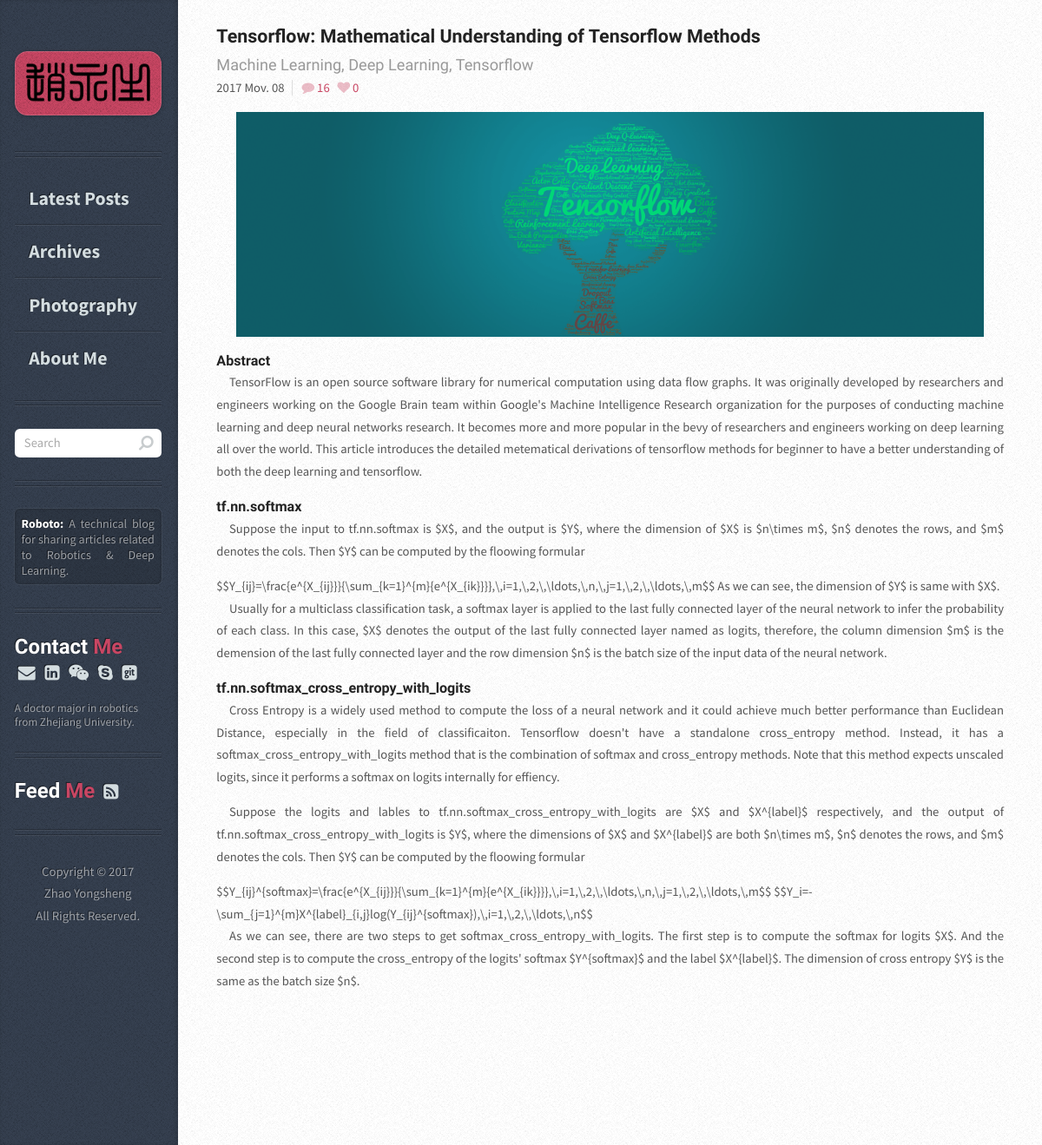
The page /Article-id=6/ on the database as committed earlier.
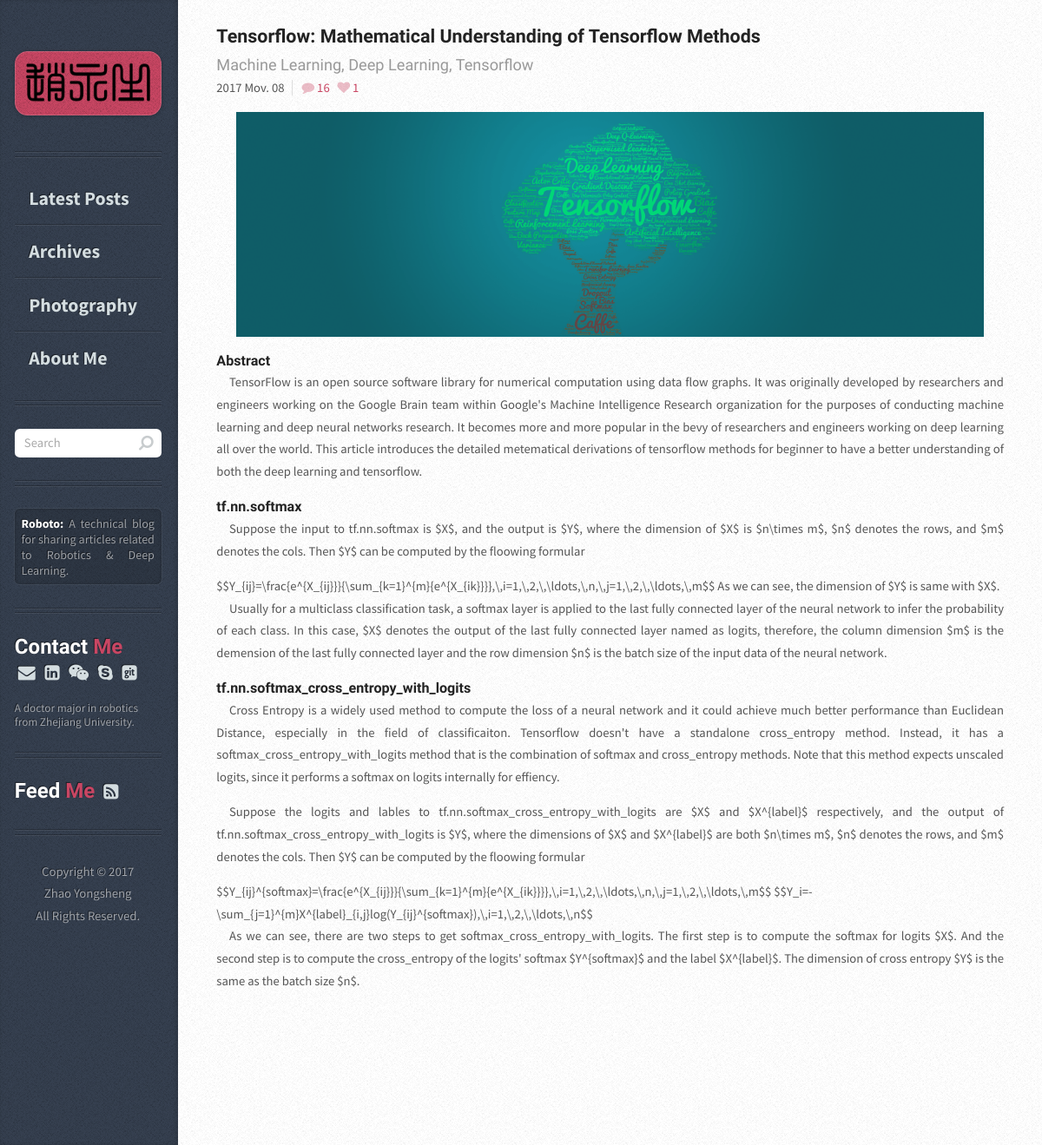
The same page on the database as committed later.
### article/models.py (models this page shows, shortened)
class Article(models.Model):
    title = models.CharField(max_length=100)  # 博客题目
    category = models.CharField(max_length=50, blank=True)  # 博客标签
    lovecount = models.IntegerField(default=0)  # 博客点赞数量
    date_time = models.DateTimeField(auto_now_add=True)  # 博客日期
    abstract = models.TextField(blank=True, null=True)  # 博客文章简介
    content = models.TextField(blank=True, null=True)  # 博客文章正文
    cover = models.CharField(max_length=75, blank=True)  # 博客封面
    views = models.PositiveIntegerField(default=0) # 博客阅读数量
    def increase_views(self):
            self.views += 1
            self.save(update_fields=['views'])
    class Meta:  # 按时间下降排序
        ordering = ['-date_time']

### article/views.py (the view)
# urls.py: url(r'^Article-id=(?P<id>\d+)/$', article, name='article'),
def article(request, id):
        post = Article.objects.get(pk=id)
        post.increase_views()
        return render(request, 'article.html', {'post': post})

### article/templatetags/img_src.py (called while the page is built)
@register.filter
def img_src(content):
  return content.replace('src=','src='+settings.STATIC_URL)

### templates/article.html
	{% extends "base.html" %}
{% load static %}
{% load img_src %}
{% block content_post %}
  <article class="box post post-excerpt">
    <header>
      <h2><a href="{% url "article" id=post.id %}">{{ post.title }}</a></h2>
      <p>{{ post.category }}</p>
    </header>
    <div class="info">
        <span class="date">
          <span class="year">{{post.date_time.year}}</span>
          {% if post.date_time.month == 1 %}
              <span class="month">Jan.</span>
          {% elif post.date_time.month == 2 %}
              <span class="month">Feb.</span>
          {% elif post.date_time.month == 3 %}
              <span class="month">Mar.</span>
          {% elif post.date_time.month == 4 %}
              <span class="month">Apr.</span>
          {% elif post.date_time.month == 5 %}
              <span class="month">May.</span>
          {% elif post.date_time.month == 6 %}
              <span class="month">Jun.</span>
          {% elif post.date_time.month == 7 %}
              <span class="month">Jul.</span>
          {% elif post.date_time.month == 8 %}
              <span class="month">Aug.</span>
          {% elif post.date_time.month == 9 %}
              <span class="month">Sep.</span>
          {% elif post.date_time.month == 10 %}
              <span class="month">Oct.</span>
          {% elif post.date_time.month == 11 %}
              <span class="month">Mov.</span>
          {% else %}
              <span class="month">Dec.</span>
          {% endif %}
          {% if post.date_time.day < 10 %}
              <span class="month">0{{post.date_time.day}}</span>
          {% else %}
              <span class="month">{{post.date_time.day}}</span>
          {% endif %}
        </span>
        <ul class="stats" style="padding:0em; margin:0em">
          <li><a href="#" class="icon fa-comment">16</a></li>
          <li><a href="javascript:void(0)" class="icon fa-heart" onclick="addLove({{post.id}})" id="a_love_{{post.id}}" >{{ post.lovecount }}</a></li>
        </ul>
    </div>
    <img class="imagecover" src="{% static post.cover %}" alt="" />
    <h3>Abstract</h3>
    <p>{{ post.abstract | safe }}</p>
    {{ post.content |img_src | safe}}
  </article>
{% endblock %}
{% block content_nav %}
<li><a href="{% url "home" %}">Latest Posts</a></li>
<li><a href="{% url "archives" %}">Archives</a></li>
<li><a href="{% url "photography" %}">Photography</a></li>
<li><a href="{% url "about_me" %}">About Me</a></li>
{% endblock%}

Rows that differ between the two databases and show on the page:
changed Article "Tensorflow: Mathematical Understanding of Tensorflow Methods": lovecount "0" → "1"
